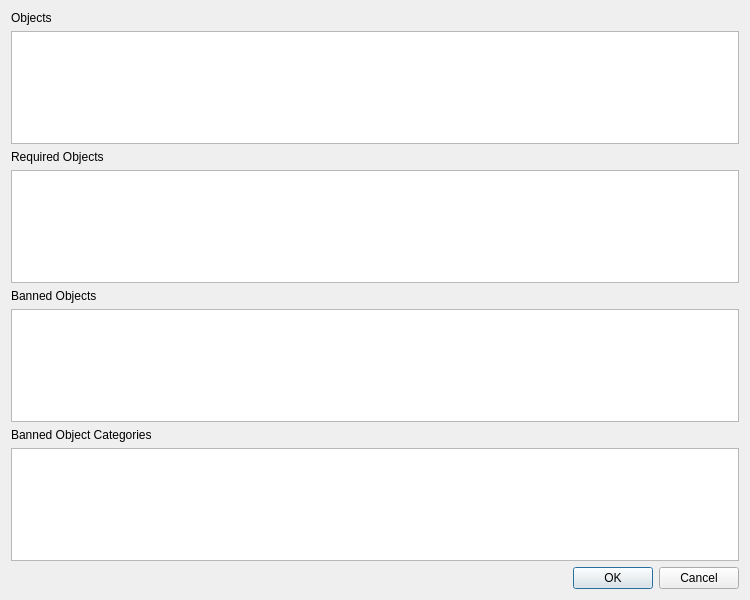
<?xml version="1.0" encoding="UTF-8"?>
<ui version="4.0">
 <class>ObjectSelector</class>
 <widget class="QDialog" name="ObjectSelector">
  <property name="geometry">
   <rect>
    <x>0</x>
    <y>0</y>
    <width>750</width>
    <height>600</height>
   </rect>
  </property>
  <property name="windowTitle">
   <string>Select Objects</string>
  </property>
  <layout class="QVBoxLayout" name="verticalLayout">
   <item>
    <widget class="QLabel" name="labelObjects">
     <property name="text">
      <string>Objects</string>
     </property>
    </widget>
   </item>
   <item>
    <widget class="QTableWidget" name="tableWidgetObjects"/>
   </item>
  <item>
   <widget class="QLabel" name="labelRequiredObjects">
    <property name="text">
      <string>Required Objects</string>
    </property>
   </widget>
  </item>
  <item>
   <widget class="QTableWidget" name="tableWidgetRequiredObjects"/>
  </item>
   <item>
    <widget class="QLabel" name="labelBannedObjects">
     <property name="text">
      <string>Banned Objects</string>
     </property>
    </widget>
   </item>
   <item>
    <widget class="QTableWidget" name="tableWidgetBannedObjects"/>
   </item>
   <item>
    <widget class="QLabel" name="labelBannedObjectCategories">
     <property name="text">
      <string>Banned Object Categories</string>
     </property>
    </widget>
   </item>
   <item>
    <widget class="QTableWidget" name="tableWidgetBannedObjectCategories"/>
   </item>
   <item>
    <widget class="QDialogButtonBox" name="buttonBoxResult">
     <property name="standardButtons">
      <set>QDialogButtonBox::Cancel|QDialogButtonBox::Ok</set>
     </property>
    </widget>
   </item>
  </layout>
 </widget>
 <resources/>
 <connections/>
</ui>
